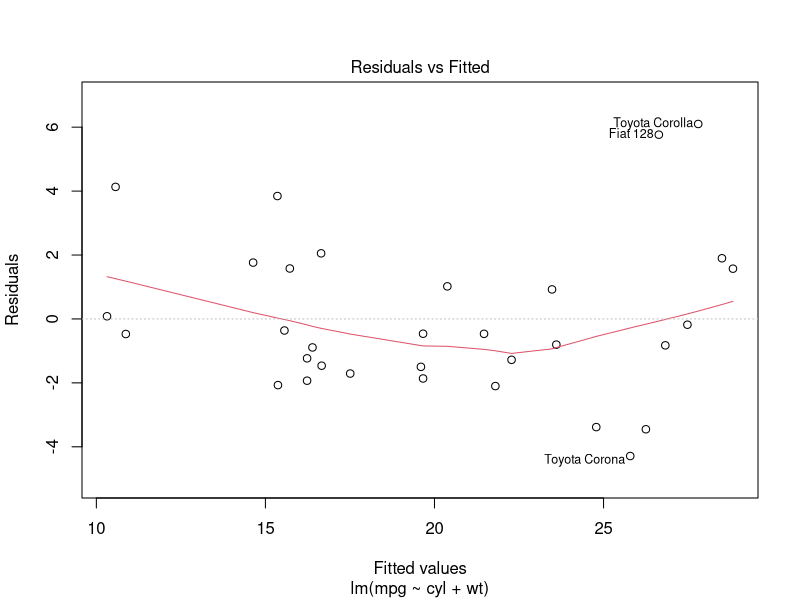
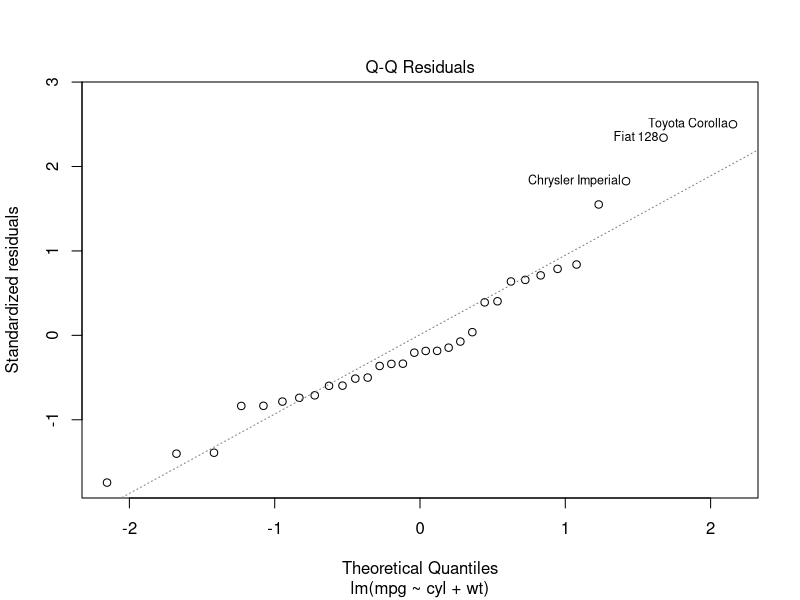
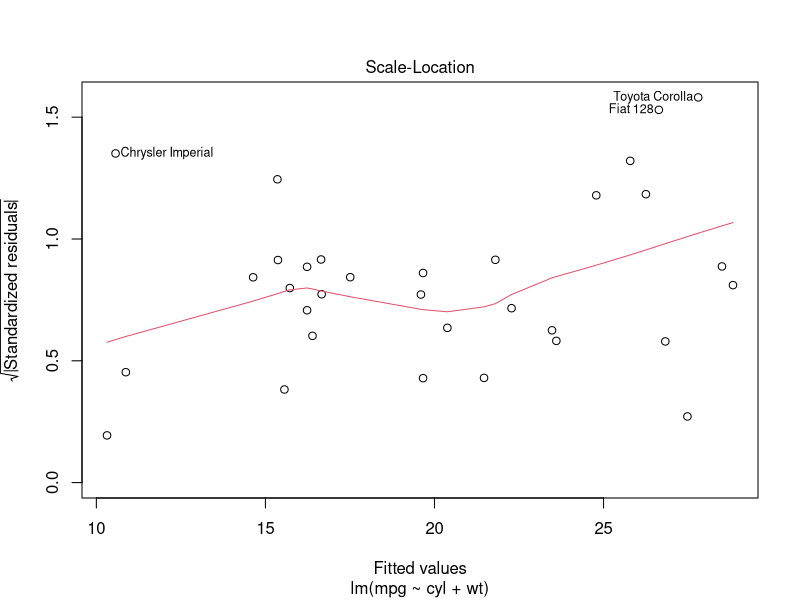
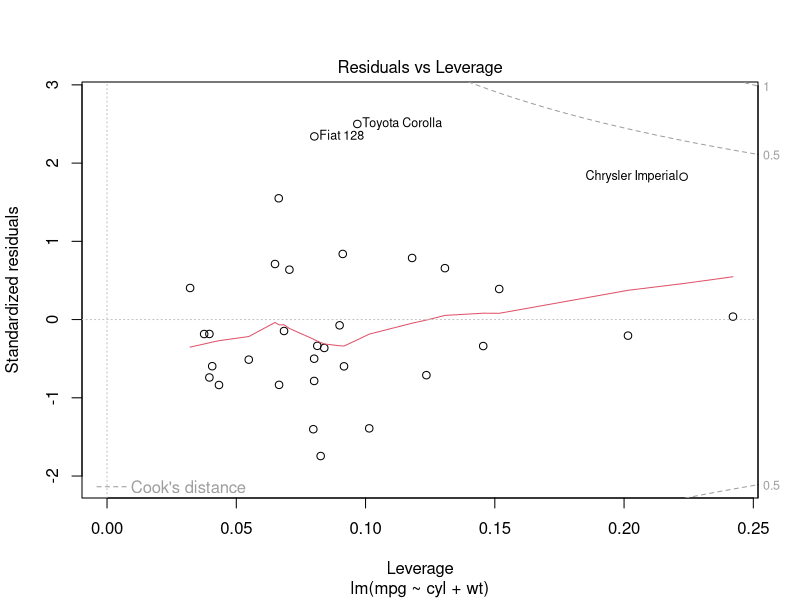

Write the R code that produced these figures, in order.
## ---- chunk 1
## Create a linear model that Miles per gallon is modelled by number of cylinders and car weight
model <- lm(mpg ~ cyl + wt, data = mtcars)
## ---- chunk 2

summary(model)

## ---- chunk 3

## What would be the miles per gallon for a 10 cylindar behemoth?
new_data <- data.frame(cyl = 10, wt = 5)

## You would get a hefty 8.653 mpg, according to this model
predict(model, new_data)

## ---- chunk 4
plot(model)
